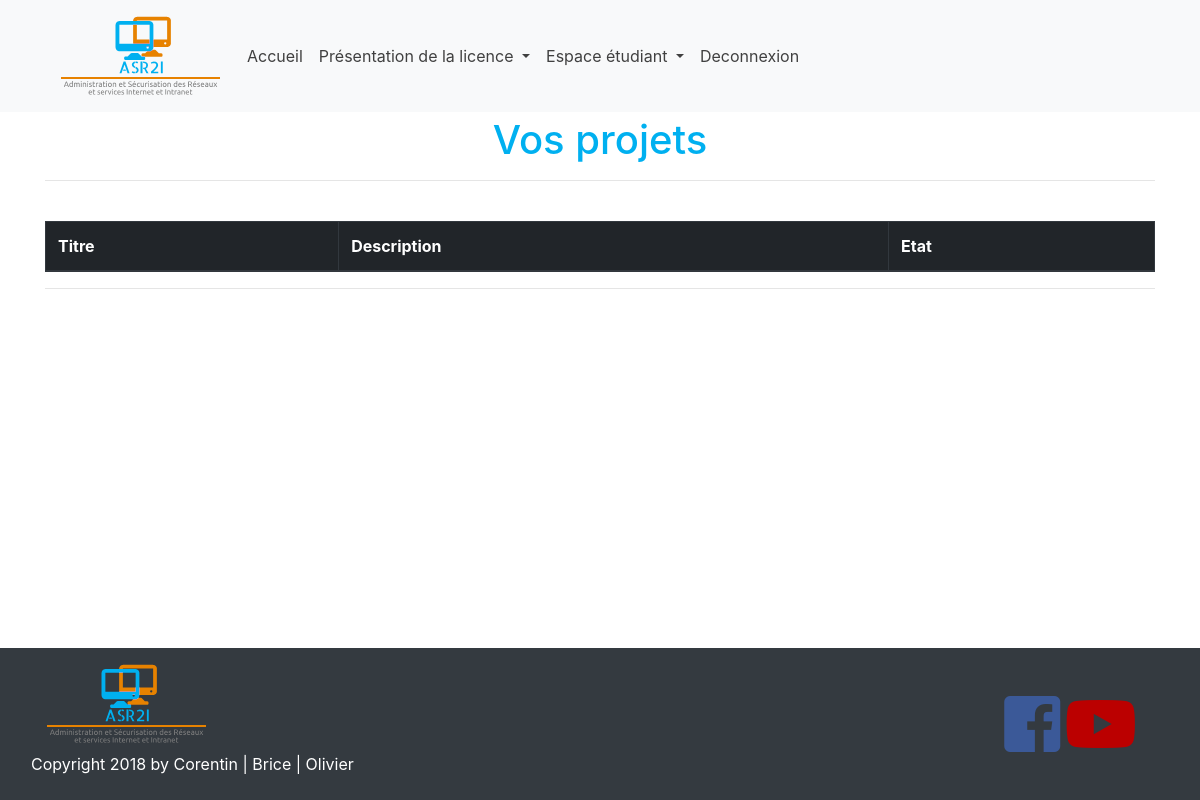
The app's page /consulterProjet.php (signed in), older data.
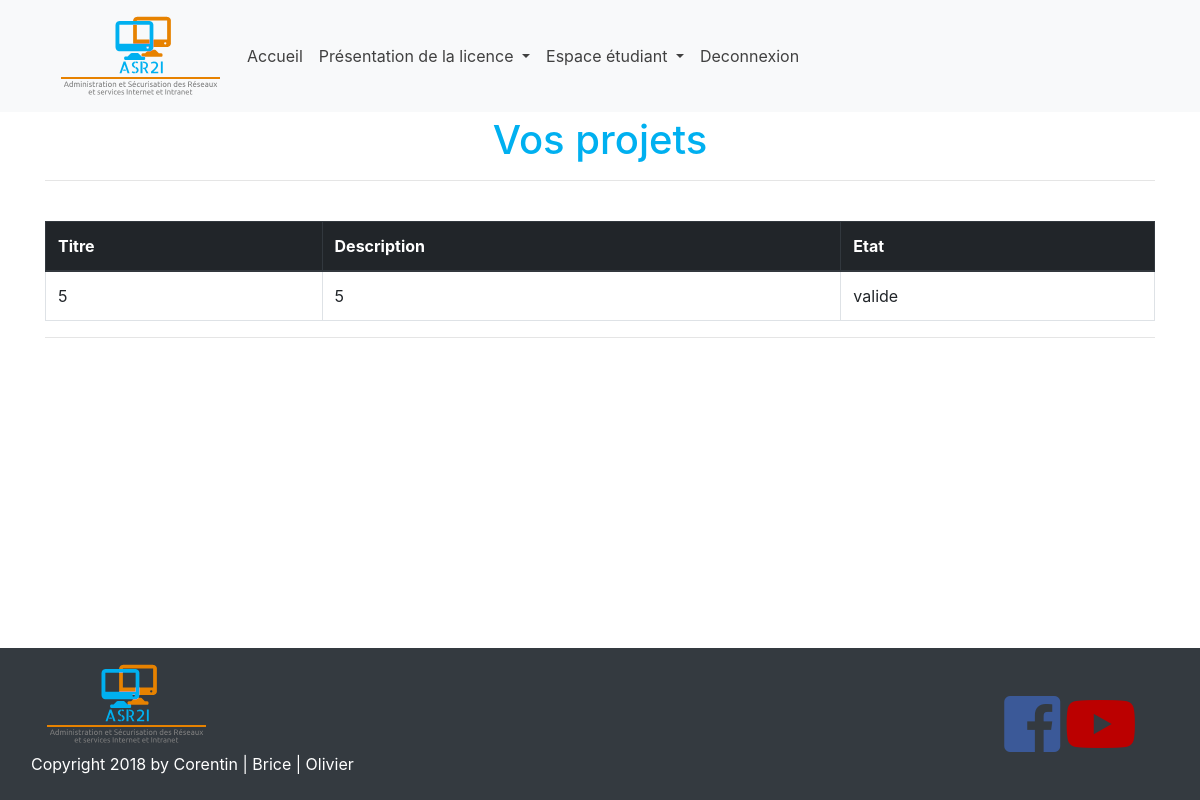
The same page, newer data.
### tables this page shows
CREATE TABLE IF NOT EXISTS `ajout_projet` (
`id` int(11) NOT NULL,
  `id_entreprise` int(11) DEFAULT NULL,
  `nom` varchar(255) DEFAULT NULL,
  `email` varchar(255) DEFAULT NULL,
  `titre` varchar(255) DEFAULT NULL,
  `description` text,
  `etat` enum('en attente','refuse','valide','') DEFAULT NULL
);

### includes/DB.php (called while the page is built)
<?php
class DB
{
   private static $instance = null;
   public static function get()
   {
       if(self::$instance == null)
       {
           try
           {
               self::$instance = new PDO('mysql:host=localhost;dbname=asrii', 'root', '', array(PDO::MYSQL_ATTR_INIT_COMMAND => 'SET NAMES utf8'));
           }
           catch(PDOException $e)
           {
               throw $e;
           }
       }
       return self::$instance;
   }
}

### includes/Ajouter_projet.php (called while the page is built, shortened)
<?php
class Ajouter_projet
{
    public static function  getProjetValide()
    {
      $sth = DB::get()->prepare("select * from ajout_projet where etat ='valide'");
      $sth->execute();
       return $sth;
    }
}

### consulterProjet.php (the view, shortened to what this page needs)
<?php
 require('/includes/Ajouter_projet.php');
  include('/includes/header.php');
  include('includes/navbar.php');
 ?>
<?php
if( $_SESSION['etat'] == 'etudiant' || $_SESSION['etat'] == 'personnel miaw' ) {
$test = Ajouter_projet::getProjetValide(); ?>
<div class="container">
  <h1>Vos projets</h1>
    <hr>
    <br/>
    <?php
	echo'<table class="table table-bordered">';
      echo'<thead class="thead-dark">';
      echo'<tr><th>Titre</th>';
      echo'<th>Description</th>';
      echo'<th>Etat</th></tr>';
      echo'</thead><tbody>';
    while ($res = $test->fetch()){
      echo'<tr><td>'.$res['titre'].'</td><td>'.$res['description'].'</td><td>'.$res['etat'].'</td></tr>';
    }
	echo'</tbody></table>';
	?>
  <hr>
</div>
<?php
}
 include('includes/footer.php');

Row changes from the older to the newer data that the page shows:
added ajout_projet: titre "5", description "5", etat "valide"
